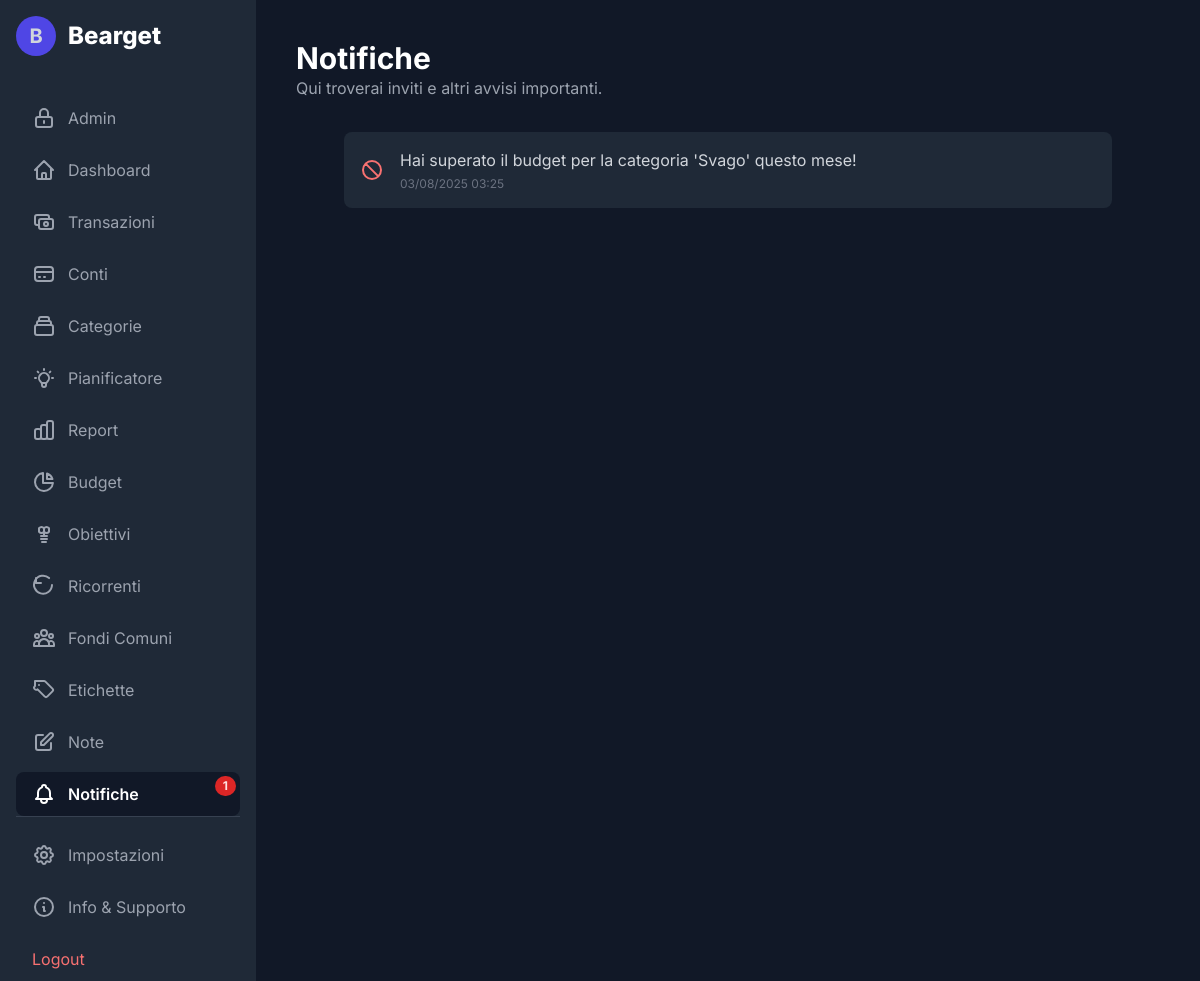
Screenshot of /notifications.php (signed in) with the database file from the repository.
### tables this page shows
CREATE TABLE `notifications` (
  `id` int(11) NOT NULL,
  `user_id` int(11) NOT NULL,
  `type` varchar(50) NOT NULL,
  `message` text NOT NULL,
  `related_id` int(11) DEFAULT NULL,
  `is_read` tinyint(1) NOT NULL DEFAULT 0,
  `created_at` timestamp NOT NULL DEFAULT current_timestamp()
);

### functions.php (called while the page is built, shortened)
<?php
function get_unread_notifications($conn, $user_id) {
    $sql = "SELECT * FROM notifications WHERE user_id = ? AND is_read = 0 ORDER BY created_at DESC";
    $stmt = $conn->prepare($sql);
    $stmt->bind_param("i", $user_id);
    $stmt->execute();
    $result = $stmt->get_result();
    $notifications = [];
    while ($row = $result->fetch_assoc()) {
        $notifications[] = $row;
    }
    return $notifications;
}
?>

### notifications.php (the view, shortened to what this page needs)
<?php
require_once 'db_connect.php';
require_once 'functions.php';
$user_id = $_SESSION["id"];
$notifications = get_unread_notifications($conn, $user_id);
?>
<!DOCTYPE html>
<html lang="it">
<head>
    <script src="https://cdn.tailwindcss.com"></script>
    <link rel="stylesheet" href="theme.php">
</head>
<body class="text-gray-300">
    <div class="flex h-screen">
        <?php include 'sidebar.php'; ?>
        <main class="flex-1 p-6 lg:p-10 overflow-y-auto">
            <header class="mb-8">
                <h1 class="text-3xl font-bold text-white">Notifiche</h1>
                <p class="text-gray-400">Qui troverai inviti e altri avvisi importanti.</p>
            </header>
            <div class="space-y-4 max-w-3xl mx-auto">
                <?php if (empty($notifications)): ?>
                    <div class="bg-gray-800 rounded-lg p-6 text-center">
                        <p class="text-gray-400">Nessuna nuova notifica al momento.</p>
                    </div>
                <?php else: foreach ($notifications as $notification): ?>
                <div class="bg-gray-800 rounded-lg p-4 flex items-center justify-between">
                    <div class="flex items-center">
                        <?php if ($notification['type'] == 'fund_invite'): ?>
                            <svg class="w-6 h-6 mr-4 text-blue-400 flex-shrink-0" fill="none" stroke="currentColor" viewBox="0 0 24 24"><path stroke-linecap="round" stroke-linejoin="round" stroke-width="2" d="M17 20h5v-2a3 3 0 00-5.356-1.857M17 20H7m10 0v-2c0-.653-.122-1.28-.356-1.857M7 20H2v-2a3 3 0 015.356-1.857M7 20v-2c0-.653.122-1.28.356-1.857m0 0a5.002 5.002 0 019.288 0M15 7a3 3 0 11-6 0 3 3 0 016 0zm6 3a2 2 0 11-4 0 2 2 0 014 0zM7 10a2 2 0 11-4 0 2 2 0 014 0z"></path></svg>
                        <?php elseif ($notification['type'] == 'budget_exceeded'): ?>
                            <svg class="w-6 h-6 mr-4 text-red-400 flex-shrink-0" fill="none" stroke="currentColor" viewBox="0 0 24 24"><path stroke-linecap="round" stroke-linejoin="round" stroke-width="2" d="M18.364 18.364A9 9 0 005.636 5.636m12.728 12.728A9 9 0 015.636 5.636m12.728 12.728L5.636 5.636"></path></svg>
                        <?php endif; ?>
                        <div>
                            <p><?php echo htmlspecialchars($notification['message']); ?></p>
                            <p class="text-xs text-gray-500 mt-1">
                                <?php echo date("d/m/Y H:i", strtotime($notification['created_at'])); ?>
                            </p>
                        </div>
                    </div>
                </div>
                <?php endforeach; endif; ?>
            </div>
        </main>
    </div>
</body>
</html>

### notifications.php (style rules this page uses)
body { font-family: 'Inter', sans-serif; background-color: var(--color-gray-900); }

### rows the page displays
notifications: type "budget_exceeded" (drawn), message "Hai superato il budget per la categoria 'Svago' questo mese!", created_at "03/08/2025 03:25"

### other values shown
$notification_count "1"
